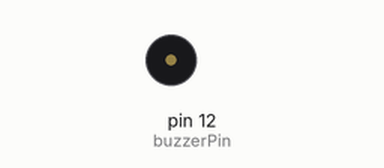
Simulated run of this sketch. Board: Arduino Uno, built with avr-gcc and run on an emulated ATmega328P. Shown: buzzer (waves = sounding).

Above: at 11.9 s.
At 17.8 s:
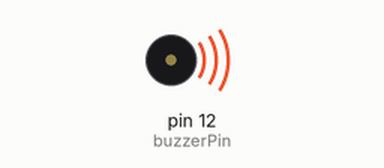
Timing chart, 0 to 19.1 s (numbered marks = the images above):
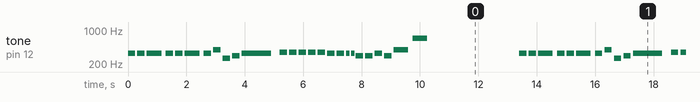

The sketch:

jingle_bells.ino
```cpp
int buzzerPin = 12;

// Notalar
int nC4=262; int nD4=294; int nE4=330; int nF4=349; int nG4=392; int nA4=440; int nB4=494;
int nC5=523; int nD5=587; int nE5=659; int nF5=698; int nG5=784;

// Jingle Bells Melodisi
int melody[] = {
  nE4, nE4, nE4,       // Jin-gle bells
  nE4, nE4, nE4,       // jin-gle bells
  nE4, nG4, nC4, nD4,  // jin-gle all the
  nE4,                 // way
  nF4, nF4, nF4, nF4,  // Oh what fun it
  nF4, nE4, nE4, nE4,  // is to ride in a
  nE4, nD4, nD4, nE4,  // one horse o-pen
  nD4, nG4             // sleigh
};

// Nota süreleri (4: çeyrek nota, 2: yarım nota)
int durations[] = {
  4, 4, 2,
  4, 4, 2,
  4, 4, 4, 4,
  1,
  4, 4, 4, 4,
  4, 4, 4, 8, 8,
  4, 4, 4, 4,
  2, 2
};

void setup() {
  for (int i = 0; i < 26; i++) {
    // Nota süresini hesapla (1000ms / süre tipi)
    int noteDuration = 1000 / durations[i];
    tone(buzzerPin, melody[i], noteDuration);

    // Notalar arası temiz geçiş
    int pauseBetweenNotes = noteDuration * 1.30;
    delay(pauseBetweenNotes);

    noTone(buzzerPin);
  }
}

void loop() {
  // Şarkı bittikten sonra 3 saniye bekle ve baştan çal
  delay(3000);
  setup();
}
```

Measured:
- by itself, tone on pin 12 (buzzerPin): plays 330 Hz for 0.25 s, 330 Hz for 0.25 s, 330 Hz for 0.50 s, 330 Hz for 0.25 s, 330 Hz for 0.25 s, 330 Hz for 0.50 s … (259 notes in this stretch)
